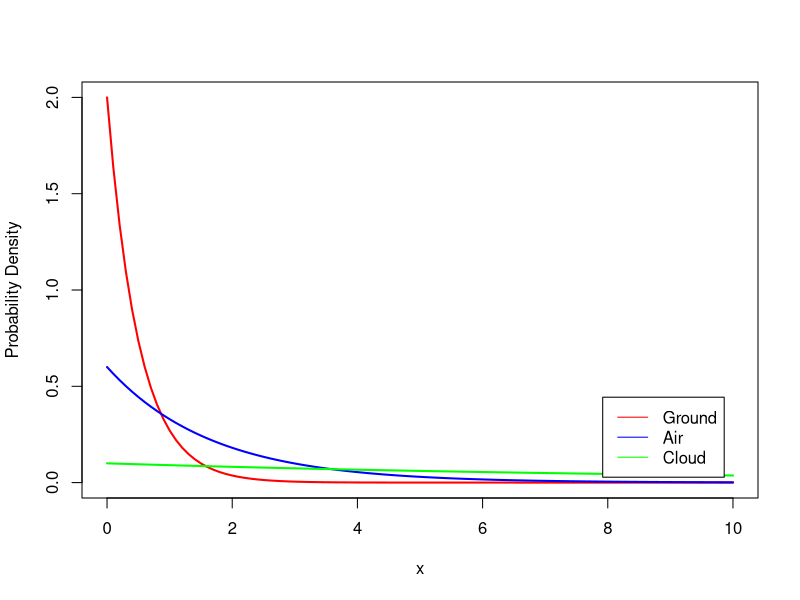
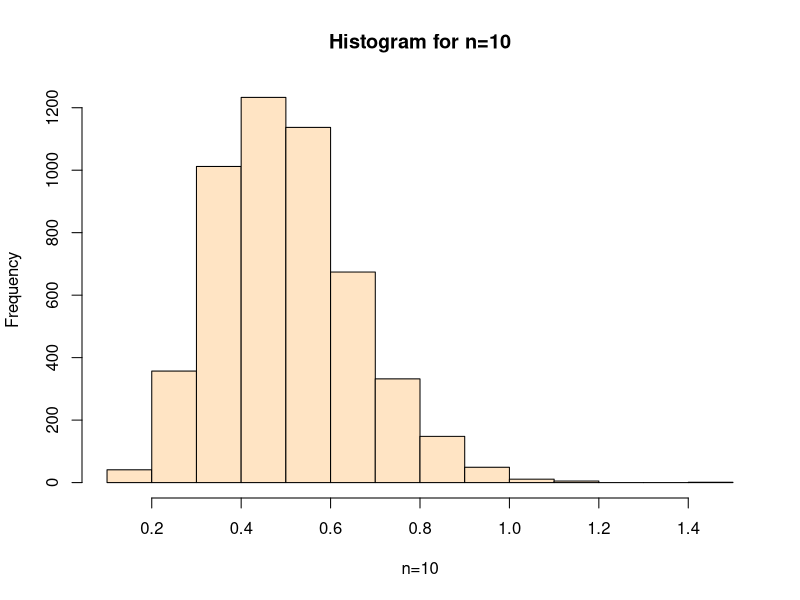
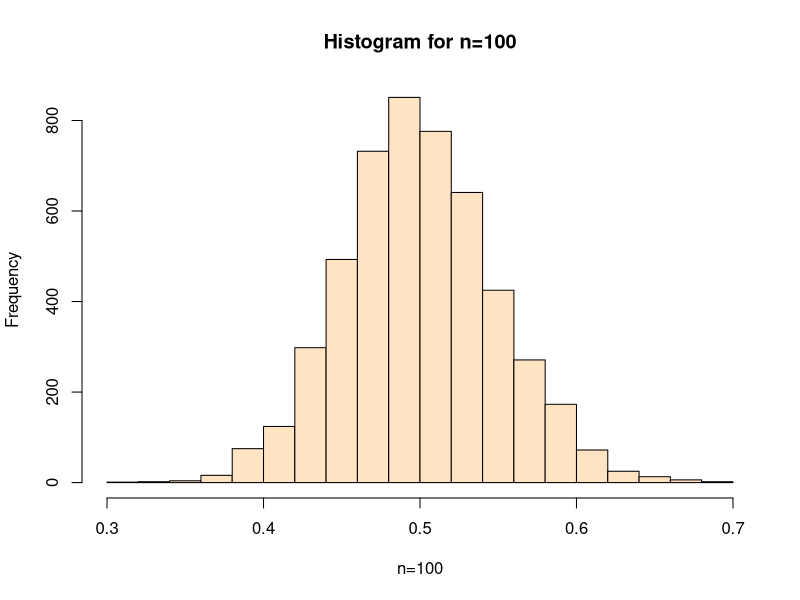
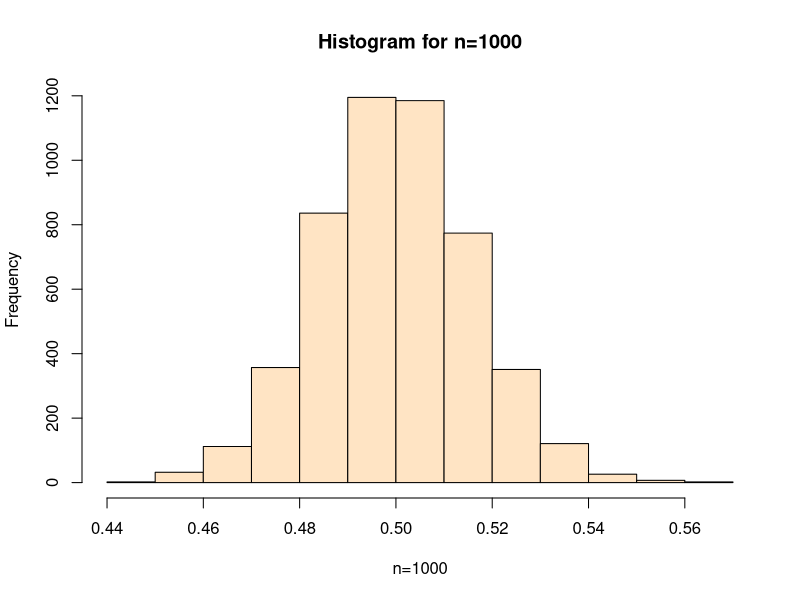

R code for these plots, in order:
## ---- chunk 1
#Pr(Z >= z)
x = 9
mean = 8.1
sd = 1.3
z = (x-mean) / sd
ans = 1 - pnorm(z)
ans
## ---- chunk 2
#between 6 and 8
x1 = 8
x2 = 6
mean = 6.8
sd = 0.9
z1 = (x1-mean) / sd
z2 = (x2-mean) / sd
ans = pnorm(z1) - pnorm(z2)
ans
## ---- chunk 3
#top 3%
mean = 8.1
sd = 1.3
ans = qnorm(0.97,mean,sd)
ans

## ---- chunk 4
mean = 6.8
sd = 0.9
ans = qnorm(0.3,mean,sd)
ans

## ---- chunk 5

mean = 6.8
sd = 0.9
x = qnorm(0.25,mean,sd)
mean2 = 8.1
sd2 = 1.3
z = (x-mean2)/sd2
ans = 1 - pnorm(z)
ans

## ---- chunk 6
x = 8.5
mean1 = 8.1
sd1 = 1.3
z1 = (x-mean1)/sd1
ans1 = 1 - pnorm(z1)
ans1
mean2 = 6.8
sd2 = 0.9
z2 = (x-mean2)/sd2
ans2 = 1 - pnorm(z2)
ans2



## ---- chunk 7
x=12
p=0.7
n=12
ans = x*p
ans
## ---- chunk 8
x=12
p=0.7
n=12
ans = dbinom(x,n,p)
ans
## ---- chunk 9

x1=5
x2=6
x3=7
p=0.7
n=12
ans = dbinom(x1,n,p) + dbinom(x2,n,p) + dbinom(x3,n,p)
ans


## ---- chunk 10

x1=10
x2=11
x3=12
p=0.7
n=12
ans = dbinom(x1,n,p) + dbinom(x2,n,p) + dbinom(x3,n,p)
ans

## ---- chunk 11
x = 9
n = 12
p = 0.7
ans = 1-pbinom(x,n,p)
ans
## ---- chunk 12

x1=0
x2=1
x3=2
p=0.7
n=12
ans = dbinom(x1,n,p) + dbinom(x2,n,p) + dbinom(x3,n,p)
ans

## ---- chunk 13
x = 2
n = 12
p = 0.7
ans = pbinom(x,n,p)
ans
## ---- chunk 14
p=0.7
n=12
var = n*p*(1-p)
var
## ---- chunk 15

varA = 4.2
varB = 5.9
varC = 2.4
# Variance will be same as mean
  
## ---- chunk 16

x = 8
lamda = 4.2
ans = 1-ppois(x-1,lamda)
ans

## ---- chunk 17
x = 4
lambda = 5.9
ans = dpois(x,lambda)
ans
## ---- chunk 18
x = 3
lambda = 2.4
ans = ppois(x,lambda)
ans
## ---- chunk 19
#Inclusive of 2,3 and 4
lambda = 5.9
x1=2
x2=3
x3=4
ans = dpois(x1,lambda) + dpois(x2,lambda) + dpois(x3,lambda)
ans
## ---- chunk 20
#Inclusive of 2,3 
lambda = 5.9
x1=2
x2=3
ans = dpois(x1,lambda) + dpois(x2,lambda)
ans
## ---- chunk 21
#Inclusive of 3 and 4
lambda = 5.9

x2=3
x3=4
ans =  dpois(x2,lambda) + dpois(x3,lambda)
ans
## ---- chunk 22
#Inclusive of only 3 
lambda = 5.9
x2=3
ans =  dpois(x2,lambda)
ans
## ---- chunk 23
l1 = 4.2 
l2 = 5.9
l3 = 2.4
lambda = l1+l2+l3
x=10
ans = 1-ppois(x,lambda)
ans
## ---- chunk 24
curve(dexp(x,rate=2),from=0, to=10, lwd=2, col='red', ylab = "Probability Density") 
curve(dexp(x,rate=0.6),from=0, to=10, lwd=2, col='blue', add = TRUE) 
curve(dexp(x,rate=0.1),from=0, to=10, lwd=2, col='green', add = TRUE)
legend('bottomright',inset=0.05,c("Ground","Air","Cloud"),lty=1,col=c("red","blue","green"))
## ---- chunk 25
lam_g = 2
lam_a = 0.6
lam_c = 0.1
Eg = 1/lam_g
Ea = 1/lam_a
Ec = 1/lam_c
VarG = 1/(lam_g)^2
VarA = 1/(lam_a)^2
VarC = 1/(lam_c)^2

Eg
Ea
Ec

VarG
VarA 
VarC

## ---- chunk 26
ans = rexp(100, rate=2)
mean(ans)
var(ans)
## ---- chunk 27
#Considering lambda for cloud-to-ground.
lamG = 2
varG = 1/(lamG)^2
varG
meanG = 1/lamG
meanG
n=100
Sample_Variance = varG/n
Sample_Variance
## ---- chunk 28
#For n = 10
set.seed(5000 *10)
ss10 = NULL
for (i in 1:5000) {
  ss10 <- c(ss10 , mean(rexp(10,2)))
}
mean(ss10)
sd(ss10)
hist(ss10, main="Histogram for n=10", xlab="n=10", col="bisque")
## ---- chunk 29
#For n = 100
set.seed(5000 *100)
ss100 = NULL
for (i in 1:5000) {
  ss100 <- c(ss100 , mean(rexp(100,2)))
}
mean(ss100)
sd(ss100)
hist(ss100, main="Histogram for n=100", xlab="n=100", col="bisque")
## ---- chunk 30
#For n = 1000
set.seed(5000 *1000)
ss1000 = NULL
for (i in 1:5000) {
  ss1000 <- c(ss1000 , mean(rexp(1000,2)))
}
mean(ss1000)
sd(ss1000)
hist(ss1000, main="Histogram for n=1000", xlab="n=1000", col="bisque")
